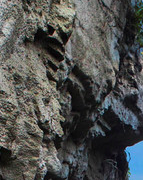
#> input picture 5.png, 143 x 180 px
$ python findimg2.py
#> lines starting #> are read from the running program, lines starting #| are printed output that depends on the picture; after the words box and inside, x2 and y2 are one past the last pixel; in counts of white or black regions, pixels touching at a corner belong together
# !/usr/bin/python3
#pkg opencv-python, matplotlib

import cv2
import numpy as np
import matplotlib.pyplot as plt

mrW=cv2.imread('5.png',1)
#> mrW is the input picture: shape (180, 143, 3); mean B, G, R 78.8, 80.5, 78.9
backIMG=cv2.imread('0.png',1)
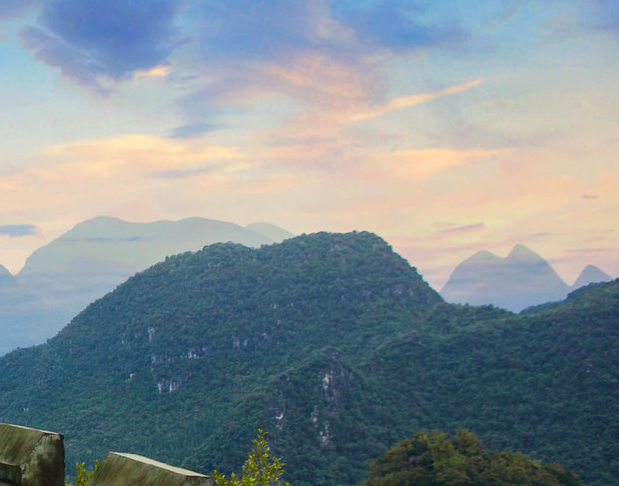
#> input picture 0.png, 619 x 486 px
#> backIMG is the input picture: shape (486, 619, 3); mean B, G, R 148.7, 143, 130.3
(WHeight, WWidth, n)=mrW.shape
#> WHeight = 180; WWidth = 143; n = 3
result=cv2.matchTemplate(backIMG, mrW, cv2.TM_CCOEFF)
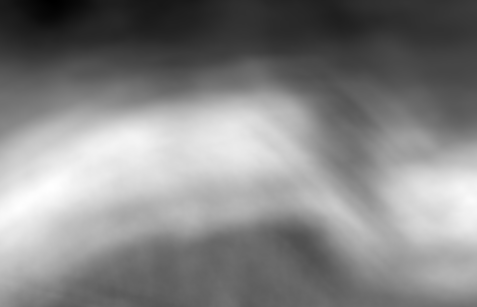
#> result: shape (307, 477) float32; min -29332818, max 58462280, mean 16357631; drawn with min black and max white
print(result)
#> (printed output is left out)
(asome, bsome, minimumLocation, maximumLocation) = cv2.minMaxLoc(result)
#> asome = -29332818; bsome = 58462280; minimumLocation = (52, 0); maximumLocation = (52, 186)
topLeft = maximumLocation
#> topLeft = (52, 186)
print(asome, bsome)
#| -29332818.0 58462280.0
print(topLeft[0],topLeft[1])
#| 52 186
bottomRight = ((topLeft[0] + WWidth), (topLeft[1] + WHeight))
#> bottomRight = (195, 366)
roi = backIMG[topLeft[1]:bottomRight[1], topLeft[0]:bottomRight[0]]
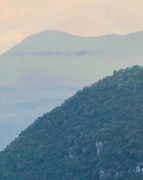
#> roi: shape (180, 143, 3); mean B, G, R 156.2, 148.2, 130.9
mask = np.zeros(backIMG.shape, dtype="uint8")
backIMG = cv2.addWeighted(backIMG, 0.25, mask, 0.75, 0)
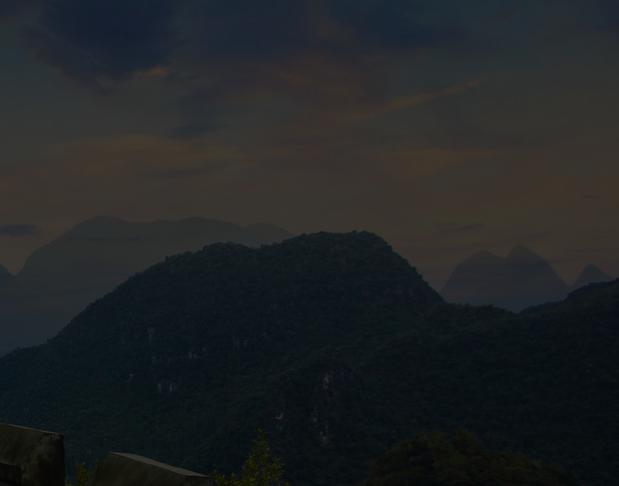
#> backIMG: shape (486, 619, 3); mean B, G, R 37.2, 35.7, 32.6
backIMG[topLeft[1]:bottomRight[1], topLeft[0]:bottomRight[0]] = roi
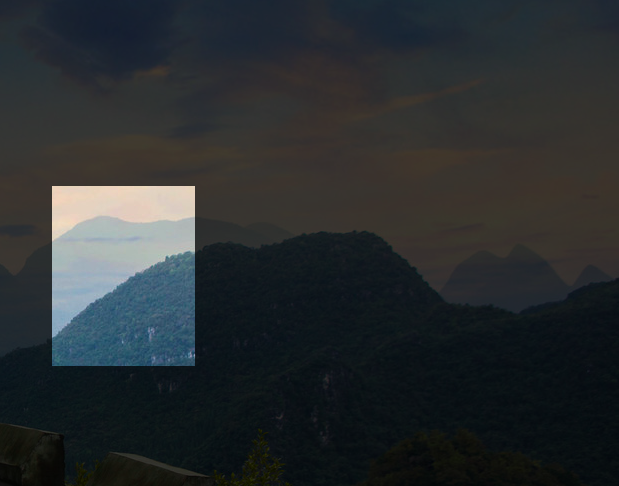
#> backIMG: shape (486, 619, 3); 8.56% of pixels changed, all inside (x1, y1, x2, y2) = (52, 186, 195, 366)
plt.figure(0)
plt.imshow(backIMG)
plt.show()
